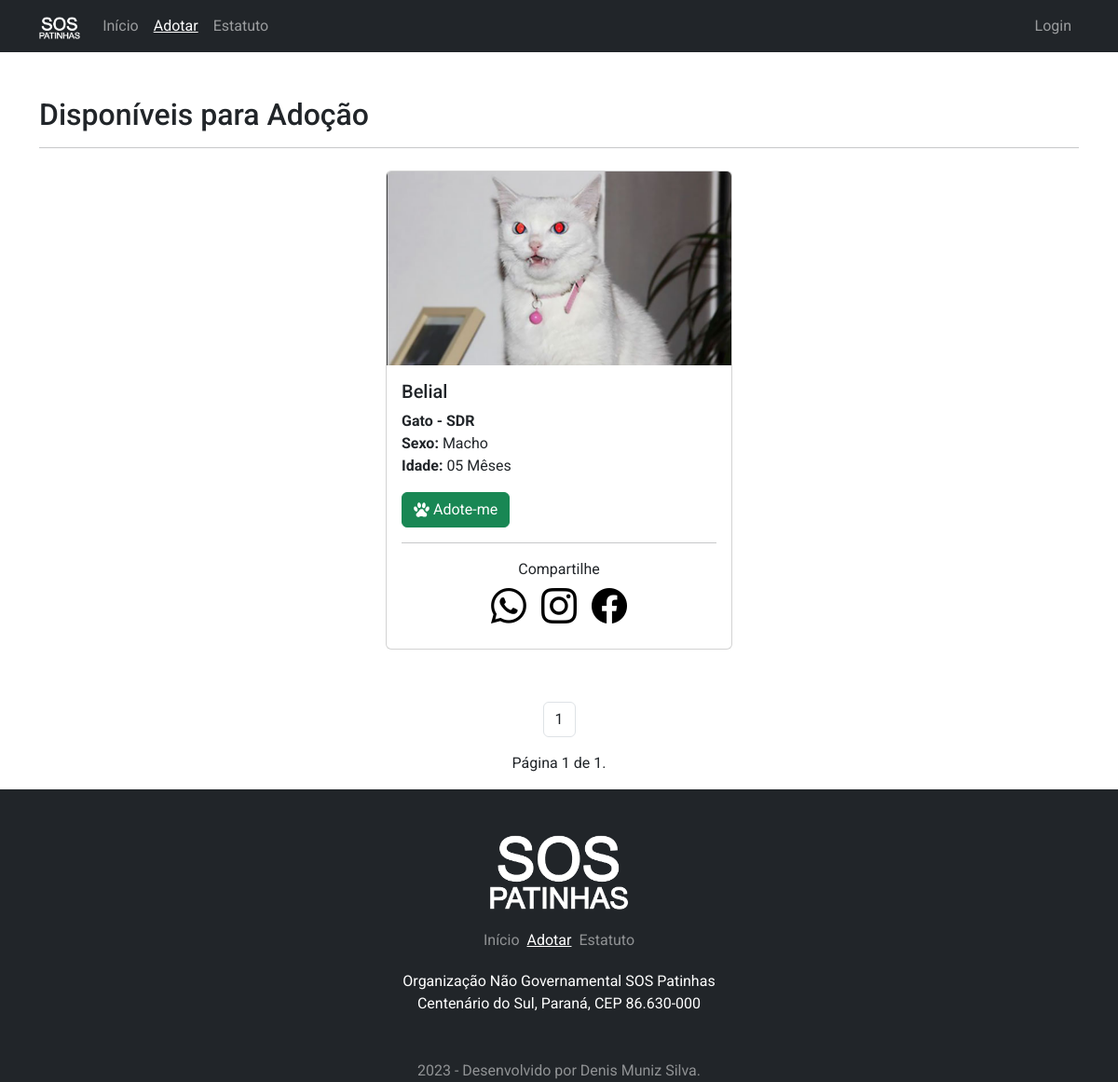
/adocao, run on the app's committed database.
### pet/models.py (models this page shows, shortened)
class Adocao(models.Model):
    SEXO_CHOICES = [
        ('Indefinido', _('Indefinido')),
        ('Macho', _('Macho')),
        ('Fêmea', _('Fêmea')),
    ]
    STATUS_CHOICES = [
        ('d', _('Disponível')),
        ('a', _('Adotado')),
        ('c', _('Adoção Cancelada')),
    ]
    IDADE_CHOICES = [
        ('Desconhecida', _('Desconhecida')),
        ('01 Mês', _('01 Mês')),
        ('02 Mêses', _('02 Mêses')),
        ('03 Mêses', _('03 Mêses')),
        ('04 Mêses', _('04 Mêses')),
        ('05 Mêses', _('05 Mêses')),
        ('06 Mêses', _('06 Mêses')),
        ('07 Mêses', _('07 Mêses')),
        ('08 Mêses', _('08 Mêses')),
        ('09 Mêses', _('09 Mêses')),
        ('10 Mêses', _('10 Mêses')),
        ('11 Mêses', _('11 Mêses')),
        ('01 Ano', _('01 Ano')),
        ('02 Anos', _('02 Anos')),
        ('03 Anos', _('03 Anos')),
        ('04 Anos', _('04 Anos')),
        ('05 Anos', _('05 Anos')),
        ('06 Anos', _('06 Anos')),
        ('07 Anos', _('07 Anos')),
        ('08 Anos', _('08 Anos')),
        ('09 Anos', _('09 Anos')),
        ('10 Anos', _('10 Anos')),
        ('11 Anos', _('11 Anos')),
        ('12 Anos', _('12 Anos')),
        ('13 Anos', _('13 Anos')),
        ('14 Anos', _('14 Anos')),
        ('15 Anos', _('15 Anos')),
        ('16 Anos', _('16 Anos')),
        ('17 Anos', _('17 Anos')),
        ('18 Anos', _('18 Anos')),
        ('19 Anos', _('19 Anos')),
        ('20 Anos', _('20 Anos')),
        ('21 Anos', _('21 Anos')),
        ('22 Anos', _('22 Anos')),
        ('23 Anos', _('23 Anos')),
        ('24 Anos', _('24 Anos')),
        ('25 Anos', _('25 Anos')),
        ('26 Anos', _('26 Anos')),
        ('27 Anos', _('27 Anos')),
        ('28 Anos', _('28 Anos')),
        ('29 Anos', _('29 Anos')),
        ('30 Anos', _('30 Anos')),
    ]
    cadastrado_em = models.DateTimeField(auto_now_add=True, verbose_name=_('Data de Cadastro'))
    cadastrado_por = models.ForeignKey(User, on_delete=models.PROTECT, verbose_name=_('Cadastrante'))
    nome_dono = models.CharField(
        max_length=200, verbose_name=_('Nome Completo do Dono'))
    email_1 = models.EmailField(
        max_length=150, verbose_name=_('E-mail 01'), null=True, blank=True)
    email_2 = models.EmailField(
        max_length=150, verbose_name=_('E-mail 02'), null=True, blank=True)
    fone_1 = models.CharField(max_length=15, verbose_name=_('Fone 01'))
    fone_2 = models.CharField(
        max_length=15, verbose_name=_('Fone 02'), null=True, blank=True)
    fone_3 = models.CharField(
        max_length=15, verbose_name=_('Fone 03'), null=True, blank=True)
    obs = models.TextField(
        max_length=2000, verbose_name=_('Observações'), null=True, blank=True)
    cep = models.CharField(
        max_length=8, verbose_name='CEP', null=True, blank=True)
    estado = models.CharField(
        max_length=2, verbose_name=_('Estado'), null=True, blank=True)
    cidade = models.CharField(
        max_length=200, verbose_name=_('Cidade'), null=True, blank=True)
    bairro = models.CharField(
        max_length=200, verbose_name=_('Bairro'), null=True, blank=True)
    endereco = models.CharField(
        max_length=250, verbose_name=_('Endereço'), null=True, blank=True)
    numero = models.IntegerField(
        default=0, verbose_name=_('Número'), null=True, blank=True)
    complemento = models.TextField(
        max_length=2000, verbose_name=_('Complemento'), null=True, blank=True)
    nome_pet = models.CharField(max_length=200, verbose_name=_('Nome do Pet'))
    idade = models.CharField(max_length=15, choices=IDADE_CHOICES)
    especie = models.ForeignKey(
        Especie, on_delete=models.PROTECT, verbose_name=_('Especie'))
    raca = models.ForeignKey(
        Raca, on_delete=models.PROTECT, verbose_name=_('Raça'))
    sexo = models.CharField(max_length=10, choices=SEXO_CHOICES)
    qualidades = models.CharField(max_length=2000, verbose_name=_('Qualidades do Pet'))
    img = models.ImageField(upload_to='Adocao_fotos/', verbose_name=_('Foto'))
    status = models.CharField(max_length=1, choices=STATUS_CHOICES , verbose_name=_('Status'))

class Raca(models.Model):
    especie = models.ForeignKey(
        Especie, on_delete=models.PROTECT, verbose_name=_('Espécie'))
    raca = models.CharField(max_length=150, verbose_name=_('Raça'))
    def __str__(self):
        return f"{self.especie.nome} - {self.raca}"

class Especie(models.Model):
    nome = models.CharField(
        max_length=150, verbose_name=_('Nome da Espécie'), unique=True, null=False)

### pet/views.py (the view)
# urls.py: path('adocao', PaginaAdotar.as_view(), name='adotar'),
class PaginaAdotar(ListView):
    paginate_by = 10
    model = Adocao
    template_name = 'pet/divulgar.html'
    def get_queryset(self):
        self.object_list = Adocao.objects.filter(status='d')
        return self.object_list

### pet/templates/pet/divulgar.html (shortened to what this page needs)
{% extends 'base.html' %}
{% load static %}
{% block menuativo2 %} active {% endblock %}
{% block footerativo2 %} active {% endblock %}
{% block pagina %}
<div class="container py-5">
    <h2>Disponíveis para Adoção</h2>
    <hr>
    <section class="row justify-content-center">
        {% for item in object_list %}
        <div class="p-1 col-12 col-sm-12 col-md-4 my-1">
            <div class="card">
                <img src="{% url 'inicio' %}{{item.img}}" class="card-img-top img-card" alt="Foto do Pet">
                <div class="card-body">
                    <h5 class="card-title">{{item.nome_pet}}</h5>
                    <p class="card-text">
                        <b>{{item.raca}}</b><br>
                        <b>Sexo:</b> {{item.sexo}}<br>
                        <b>Idade:</b> {{item.idade}}<br>
                    </p>
                    <a href="{% url 'perfil-pet' item.id %}" class="btn btn-success">
                        <div class="d-flex align-self-center"><img src="{% static 'img/icone.svg' %}"
                                class="me-1 align-self-center ico-card-adotar" alt=".">Adote-me</div>
                    </a>
                    <hr>
                    <span class="d-flex justify-content-center fs-7">Compartilhe</span>
                    <div class="d-flex justify-content-center redes-sociais">
                        <a href="https://api.whatsapp.com/send?text={% url 'perfil-pet' item.id %}" class="ms-2 me-2">
                            <i class="bi bi-whatsapp"></i>
                        </a>
                        <a href="#" class="ms-2 me-2" target="_blank">
                            <i class="bi bi-instagram"></i>
                        </a>
                        <a href="#" class="ms-2 me-2" target="_blank">
                            <i class="bi bi-facebook"></i>
                        </a>
                    </div>
                </div>
            </div>
        </div>
        {% empty %}
        <p class="text-center my-5">
            Nao existem pets disponíveis para adoção no momento.
        </p>
        {% endfor %}
    </section>
</div>
{% include "paginacao.html" %}
{% endblock %}

### static/css/main.css (style rules this page uses)
* { font-family: 'Mountains of Christmas', cursive; font-family: 'Roboto', sans-serif; }
.redes-sociais i { font-size: 38px; color: rgb(0, 0, 0); }
.ico-card-adotar { filter: invert(100%); height: 1em; }
.img-card { max-height: 33%; background-color: rgb(85, 84, 84); }

### data on the page
Adocao: img (picture), nome_pet "Belial", raca "Gato - SDR", sexo "Macho", idade "05 Mêses"

### other printed values
{{ i }} "1"
{{ page_obj.number }} "1"
{{ page_obj.paginator.num_pages }} "1"
